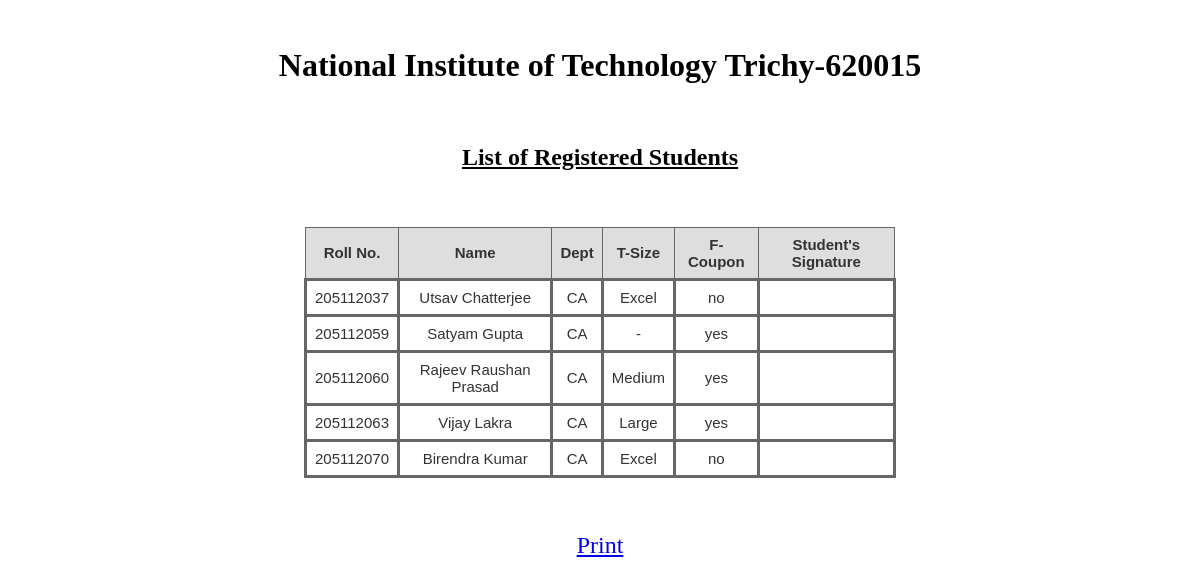
Page /list.php on the committed database.
### tables this page shows
CREATE TABLE IF NOT EXISTS `register` (
  `roll_no` int(9) NOT NULL,
  `name` text NOT NULL,
  `dept` text NOT NULL,
  `t_size` text,
  `f_coupon` text,
  PRIMARY KEY (`roll_no`)
);

### list.php (the view, shortened to what this page needs)
<html>
    <head>
    </head>
    <body>
<?php
   $sql=mysql_query("SELECT * FROM register");
   echo "<br><center><h1><b>National Institute of Technology Trichy-620015</b></h1></center>";
   echo "<br><center><h2><b><u>List of Registered Students</u></b></h2><br><br></center>";
   echo "<center><table class='gridtable'>
       <tr>
           <th>Roll No.</th>
           <th>Name</th>
           <th>Dept</th>
           <th>T-Size</th>
           <th>F-Coupon</th>
           <th>Student's Signature</th>
       </tr>";
   while ($row = mysql_fetch_array($sql)) {
       echo "<tr>";
       echo "<td>".$row['roll_no']."</td>";
       echo "<td>".$row['name']."</td>";
       echo "<td>".$row['dept']."</td>";
       echo "<td>".$row['t_size']."</td>";
       echo "<td>".$row['f_coupon']."</td>";
       echo "<td colspan='30'>".'      '."</td>";
       echo "</tr>";
    }
    echo "</table></center>";
    echo"<br><br><br>";
    echo"<center><font size='5'><a href='admin_login.php' title='Press here for admin login'>Print</a></font></center>"
 ?>
    </body>
</html>

### list.php (style rules this page uses)
table.gridtable { font-family: verdana,arial,sans-serif; font-size:15px; color:#333333; border-width: 5px; border-color: #666666; border-collapse: collapse; width: 50%; }
table.gridtable th { border-width: 1px; padding: 8px; border-style: solid; border-color: #666666; background-color: #dedede; }
table.gridtable td { border-width: 3px; padding: 8px; border-style: solid; border-color: #666666; background-color: #ffffff; text-align: center; }

### rows in the picture
register: roll_no "205112037", name "Utsav Chatterjee", dept "CA", t_size "Excel", f_coupon "no"
register: roll_no "205112059", name "Satyam Gupta", dept "CA", t_size "-", f_coupon "yes"
register: roll_no "205112060", name "Rajeev Raushan Prasad", dept "CA", t_size "Medium", f_coupon "yes"
register: roll_no "205112063", name "Vijay Lakra", dept "CA", t_size "Large", f_coupon "yes"
register: roll_no "205112070", name "Birendra Kumar", dept "CA", t_size "Excel", f_coupon "no"
